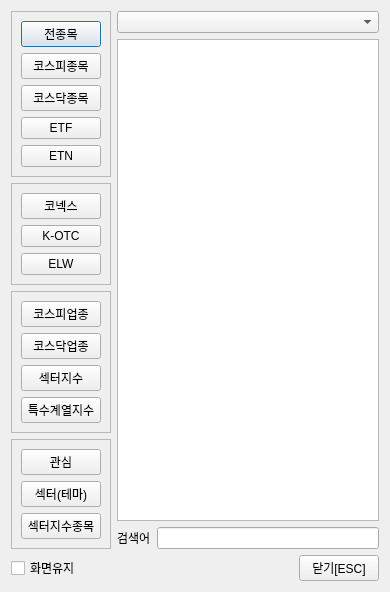
<?xml version="1.0" encoding="UTF-8"?>
<ui version="4.0">
 <class>ShcodeSelectionDialog</class>
 <widget class="QDialog" name="ShcodeSelectionDialog">
  <property name="geometry">
   <rect>
    <x>0</x>
    <y>0</y>
    <width>390</width>
    <height>572</height>
   </rect>
  </property>
  <property name="windowTitle">
   <string>업종/종목 선택</string>
  </property>
  <layout class="QGridLayout" name="gridLayout_5">
   <item row="0" column="0">
    <layout class="QVBoxLayout" name="verticalLayout_7">
     <item>
      <layout class="QHBoxLayout" name="horizontalLayout_2">
       <item>
        <layout class="QVBoxLayout" name="verticalLayout_5">
         <item>
          <widget class="QFrame" name="frame">
           <property name="frameShape">
            <enum>QFrame::StyledPanel</enum>
           </property>
           <property name="frameShadow">
            <enum>QFrame::Raised</enum>
           </property>
           <layout class="QGridLayout" name="gridLayout">
            <item row="0" column="0">
             <layout class="QVBoxLayout" name="verticalLayout">
              <item>
               <widget class="QPushButton" name="showAllStockBtn">
                <property name="text">
                 <string>전종목</string>
                </property>
                <property name="checkable">
                 <bool>true</bool>
                </property>
               </widget>
              </item>
              <item>
               <widget class="QPushButton" name="showKospiBtn">
                <property name="text">
                 <string>코스피종목</string>
                </property>
                <property name="checkable">
                 <bool>true</bool>
                </property>
               </widget>
              </item>
              <item>
               <widget class="QPushButton" name="showKosdaqBtn">
                <property name="text">
                 <string>코스닥종목</string>
                </property>
                <property name="checkable">
                 <bool>true</bool>
                </property>
               </widget>
              </item>
              <item>
               <widget class="QPushButton" name="showETFBtn">
                <property name="text">
                 <string>ETF</string>
                </property>
                <property name="checkable">
                 <bool>true</bool>
                </property>
               </widget>
              </item>
              <item>
               <widget class="QPushButton" name="showETNBtn">
                <property name="text">
                 <string>ETN</string>
                </property>
                <property name="checkable">
                 <bool>true</bool>
                </property>
               </widget>
              </item>
             </layout>
            </item>
           </layout>
          </widget>
         </item>
         <item>
          <widget class="QFrame" name="frame_2">
           <property name="frameShape">
            <enum>QFrame::StyledPanel</enum>
           </property>
           <property name="frameShadow">
            <enum>QFrame::Raised</enum>
           </property>
           <layout class="QGridLayout" name="gridLayout_2">
            <item row="0" column="0">
             <layout class="QVBoxLayout" name="verticalLayout_2">
              <item>
               <widget class="QPushButton" name="showKonexBtn">
                <property name="text">
                 <string>코넥스</string>
                </property>
                <property name="checkable">
                 <bool>true</bool>
                </property>
               </widget>
              </item>
              <item>
               <widget class="QPushButton" name="showKotcBtn">
                <property name="text">
                 <string>K-OTC</string>
                </property>
                <property name="checkable">
                 <bool>true</bool>
                </property>
               </widget>
              </item>
              <item>
               <widget class="QPushButton" name="showElwBtn">
                <property name="text">
                 <string>ELW</string>
                </property>
                <property name="checkable">
                 <bool>true</bool>
                </property>
               </widget>
              </item>
             </layout>
            </item>
           </layout>
          </widget>
         </item>
         <item>
          <widget class="QFrame" name="frame_4">
           <property name="frameShape">
            <enum>QFrame::StyledPanel</enum>
           </property>
           <property name="frameShadow">
            <enum>QFrame::Raised</enum>
           </property>
           <layout class="QGridLayout" name="gridLayout_3">
            <item row="0" column="0">
             <layout class="QVBoxLayout" name="verticalLayout_3">
              <item>
               <widget class="QPushButton" name="showKospiUpjongBtn">
                <property name="text">
                 <string>코스피업종</string>
                </property>
                <property name="checkable">
                 <bool>true</bool>
                </property>
               </widget>
              </item>
              <item>
               <widget class="QPushButton" name="showKosdaqUpjongBtn">
                <property name="text">
                 <string>코스닥업종</string>
                </property>
                <property name="checkable">
                 <bool>true</bool>
                </property>
               </widget>
              </item>
              <item>
               <widget class="QPushButton" name="showSectorUpjongBtn">
                <property name="text">
                 <string>섹터지수</string>
                </property>
                <property name="checkable">
                 <bool>true</bool>
                </property>
               </widget>
              </item>
              <item>
               <widget class="QPushButton" name="showSpecialIndexUpjongBtn">
                <property name="text">
                 <string>특수계열지수</string>
                </property>
                <property name="checkable">
                 <bool>true</bool>
                </property>
               </widget>
              </item>
             </layout>
            </item>
           </layout>
          </widget>
         </item>
         <item>
          <widget class="QFrame" name="frame_3">
           <property name="frameShape">
            <enum>QFrame::StyledPanel</enum>
           </property>
           <property name="frameShadow">
            <enum>QFrame::Raised</enum>
           </property>
           <layout class="QGridLayout" name="gridLayout_4">
            <item row="0" column="0">
             <layout class="QVBoxLayout" name="verticalLayout_4">
              <item>
               <widget class="QPushButton" name="showRegisteredBtn">
                <property name="text">
                 <string>관심</string>
                </property>
                <property name="checkable">
                 <bool>true</bool>
                </property>
               </widget>
              </item>
              <item>
               <widget class="QPushButton" name="showSectorThemeBtn">
                <property name="text">
                 <string>섹터(테마)</string>
                </property>
                <property name="checkable">
                 <bool>true</bool>
                </property>
               </widget>
              </item>
              <item>
               <widget class="QPushButton" name="showSectorindexBtn">
                <property name="text">
                 <string>섹터지수종목</string>
                </property>
                <property name="checkable">
                 <bool>true</bool>
                </property>
               </widget>
              </item>
             </layout>
            </item>
           </layout>
          </widget>
         </item>
        </layout>
       </item>
       <item>
        <layout class="QVBoxLayout" name="verticalLayout_6">
         <item>
          <widget class="QComboBox" name="upjongCombo"/>
         </item>
         <item>
          <widget class="QTableView" name="codeTable">
           <property name="gridStyle">
            <enum>Qt::NoPen</enum>
           </property>
          </widget>
         </item>
         <item>
          <layout class="QHBoxLayout" name="horizontalLayout">
           <item>
            <widget class="QLabel" name="label">
             <property name="text">
              <string>검색어</string>
             </property>
            </widget>
           </item>
           <item>
            <widget class="QLineEdit" name="searchEdit"/>
           </item>
          </layout>
         </item>
        </layout>
       </item>
      </layout>
     </item>
     <item>
      <layout class="QHBoxLayout" name="horizontalLayout_3">
       <item>
        <widget class="QCheckBox" name="keepDialog">
         <property name="text">
          <string>화면유지</string>
         </property>
        </widget>
       </item>
       <item>
        <spacer name="horizontalSpacer">
         <property name="orientation">
          <enum>Qt::Horizontal</enum>
         </property>
         <property name="sizeHint" stdset="0">
          <size>
           <width>40</width>
           <height>20</height>
          </size>
         </property>
        </spacer>
       </item>
       <item>
        <widget class="QPushButton" name="closeBtn">
         <property name="text">
          <string>닫기[ESC]</string>
         </property>
        </widget>
       </item>
      </layout>
     </item>
    </layout>
   </item>
  </layout>
 </widget>
 <tabstops>
  <tabstop>upjongCombo</tabstop>
  <tabstop>searchEdit</tabstop>
  <tabstop>codeTable</tabstop>
  <tabstop>closeBtn</tabstop>
  <tabstop>showAllStockBtn</tabstop>
  <tabstop>showKospiBtn</tabstop>
  <tabstop>showKosdaqBtn</tabstop>
  <tabstop>showETFBtn</tabstop>
  <tabstop>showETNBtn</tabstop>
  <tabstop>showKonexBtn</tabstop>
  <tabstop>showKotcBtn</tabstop>
  <tabstop>showElwBtn</tabstop>
  <tabstop>showKospiUpjongBtn</tabstop>
  <tabstop>showKosdaqUpjongBtn</tabstop>
  <tabstop>showSectorUpjongBtn</tabstop>
  <tabstop>showSpecialIndexUpjongBtn</tabstop>
  <tabstop>showRegisteredBtn</tabstop>
  <tabstop>showSectorThemeBtn</tabstop>
  <tabstop>showSectorindexBtn</tabstop>
  <tabstop>keepDialog</tabstop>
 </tabstops>
 <resources/>
 <connections>
  <connection>
   <sender>closeBtn</sender>
   <signal>clicked()</signal>
   <receiver>ShcodeSelectionDialog</receiver>
   <slot>accept()</slot>
   <hints>
    <hint type="sourcelabel">
     <x>328</x>
     <y>551</y>
    </hint>
    <hint type="destinationlabel">
     <x>239</x>
     <y>549</y>
    </hint>
   </hints>
  </connection>
 </connections>
</ui>
